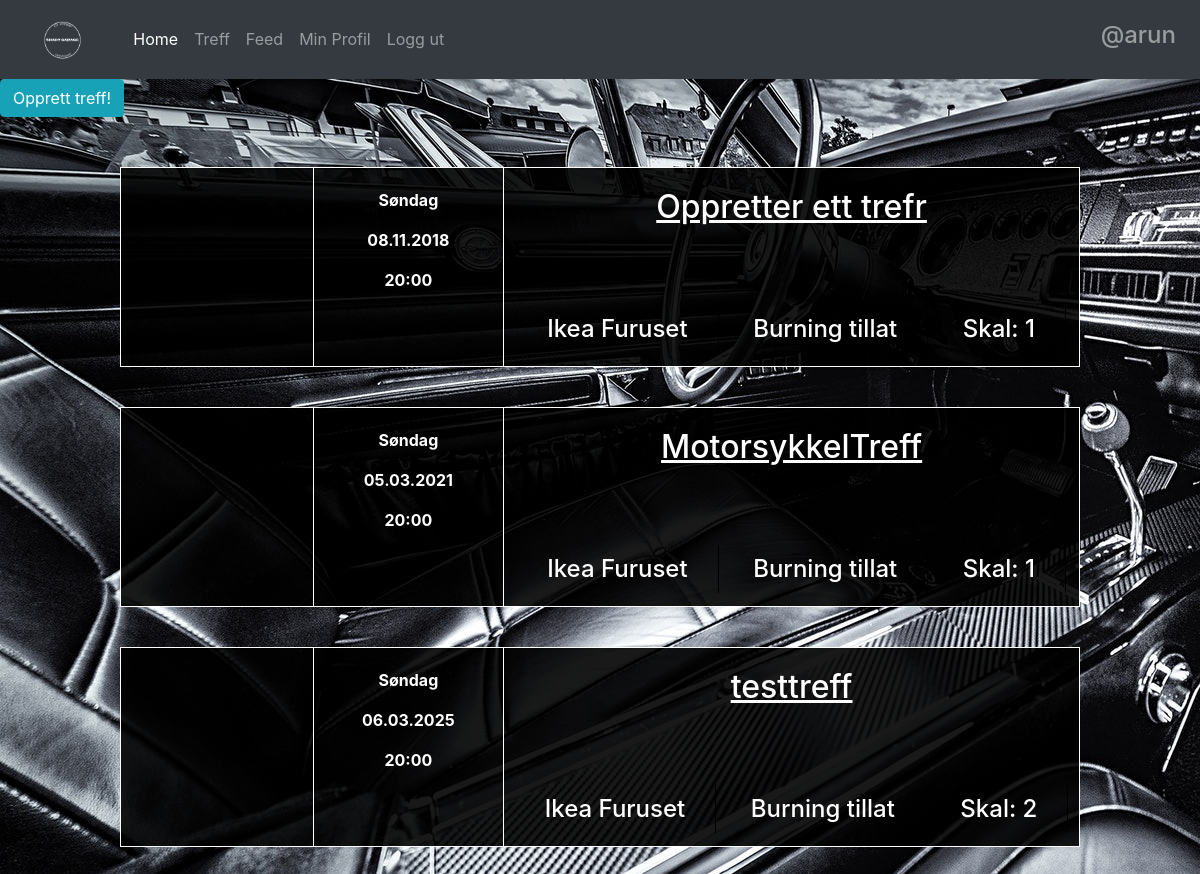
Before: /meets/ (signed in) with the older database file.
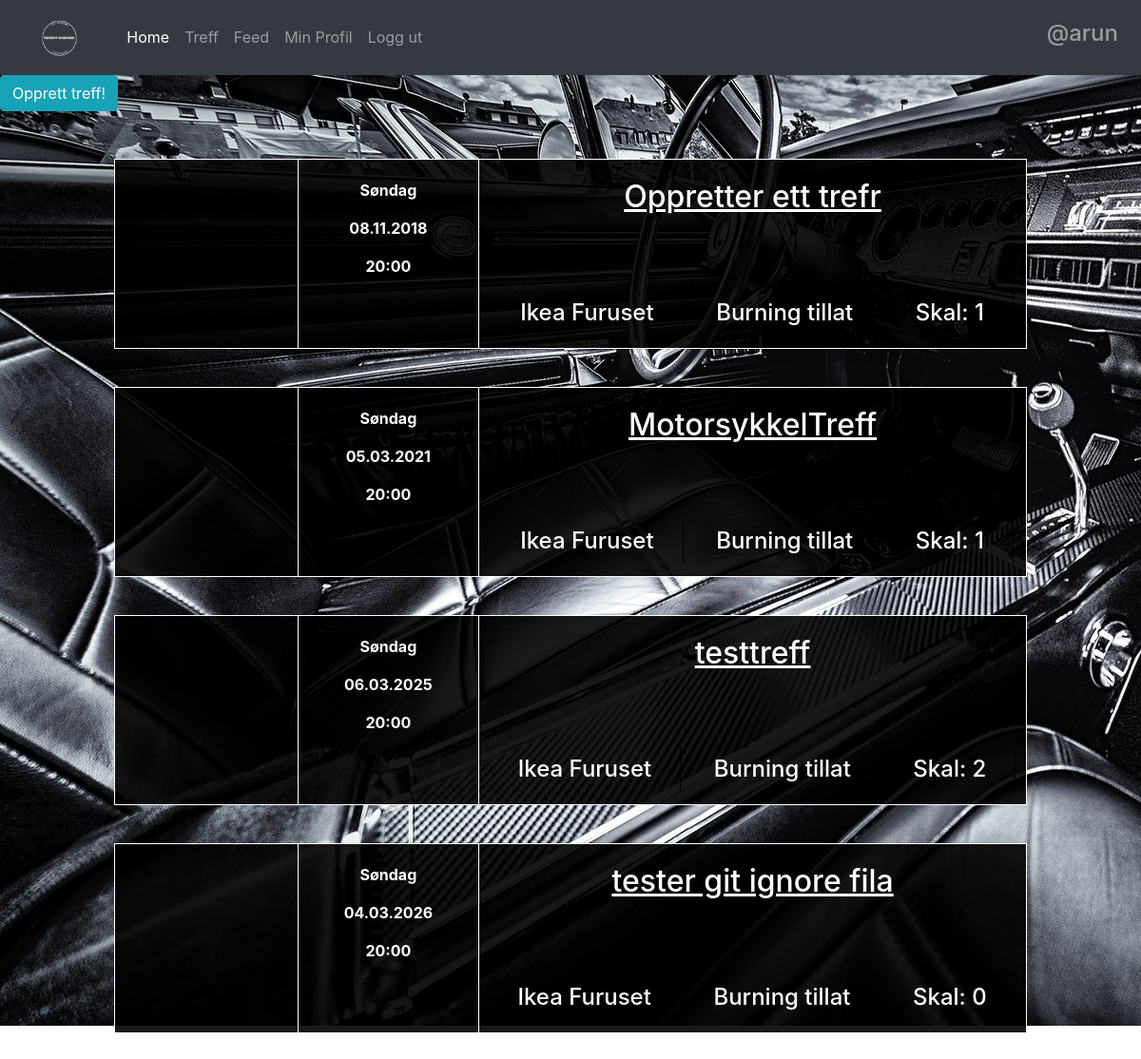
After: the same page with the newer database file.
### meets/models.py (models this page shows, shortened)
class Meet(models.Model):
    meet_name = models.CharField(max_length = 255, unique = True)
    date = models.DateTimeField()
    time = models.TimeField(blank = True, default="19:00:00")
    slug = models.SlugField(allow_unicode = True, unique = True)
    description = models.TextField()
    meet_image = models.ImageField(upload_to = "meets_pic", blank = True, default = "/meets_pic/meet_default.png")
    users_joining = models.ManyToManyField(auth.models.User, blank = True, related_name = "members_joining_meet")
    longitude = models.CharField(max_length = 255, blank = True)
    latitude = models.CharField(max_length = 255,blank = True)
    def get_absolute_url(self):
        return reverse("meets:single", kwargs={"slug":self.slug})
    class Meta:
        ordering = ['date']

### meets/views.py (the view)
class MeetsListView(ListView):
    template_name = 'meets/meets_list.html'
    model = models.Meet

### meets/templates/meets/meets_list.html (shortened to what this page needs)
{% extends "base.html" %}
{% load staticfiles %}
{% block body %}
{% if user.is_authenticated %}
<a class="btn btn-info" href="{%url 'meets:create_meet'%}" role="button">Opprett treff! </a>
<div class="meet_list_container">
{% for meet in object_list %}
    <div class="meet_card_container">
      <div class="meet_card_img_container">
      </div><div class="meet_card_time_container">
        <p>Søndag</p>
        <p>{{ meet.date|date:'d.m.Y'}}</p>
        <p>20:00</p>
      </div><div class="meet_card_info_container">
        <h2><a href="{{ meet.get_absolute_url }}">{{meet.meet_name}}</a></h2>
        <div class="meet_card_info">
          <h4>Ikea Furuset</h4>
          <h4>Burning tillat</h4>
          <h4>Skal: {{meet.users_joining.count}}</h4>
        </div>
      </div>
    </div>
{% endfor %}
</div>
{% endif %}
{% endblock %}

Changed rows visible on the page:
added Meet: date "04.03.2026", meet_name "tester git ignore fila", users_joining.count "0"
